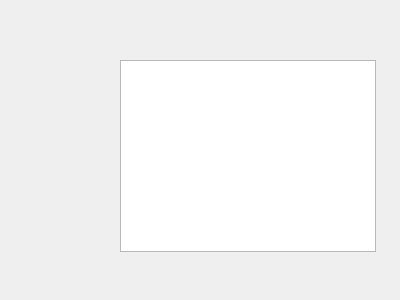
<?xml version="1.0" encoding="UTF-8"?>
<ui version="4.0">
 <class>content</class>
 <widget class="QDialog" name="content">
  <property name="geometry">
   <rect>
    <x>0</x>
    <y>0</y>
    <width>400</width>
    <height>300</height>
   </rect>
  </property>
  <property name="windowTitle">
   <string>Dialog</string>
  </property>
  <widget class="QLabel" name="label">
   <property name="geometry">
    <rect>
     <x>10</x>
     <y>20</y>
     <width>101</width>
     <height>71</height>
    </rect>
   </property>
   <property name="text">
    <string/>
   </property>
  </widget>
  <widget class="QTextBrowser" name="textBrowser">
   <property name="geometry">
    <rect>
     <x>120</x>
     <y>60</y>
     <width>256</width>
     <height>192</height>
    </rect>
   </property>
  </widget>
  <widget class="QLabel" name="label_picture">
   <property name="geometry">
    <rect>
     <x>20</x>
     <y>140</y>
     <width>91</width>
     <height>101</height>
    </rect>
   </property>
   <property name="text">
    <string/>
   </property>
  </widget>
 </widget>
 <resources/>
 <connections/>
</ui>
